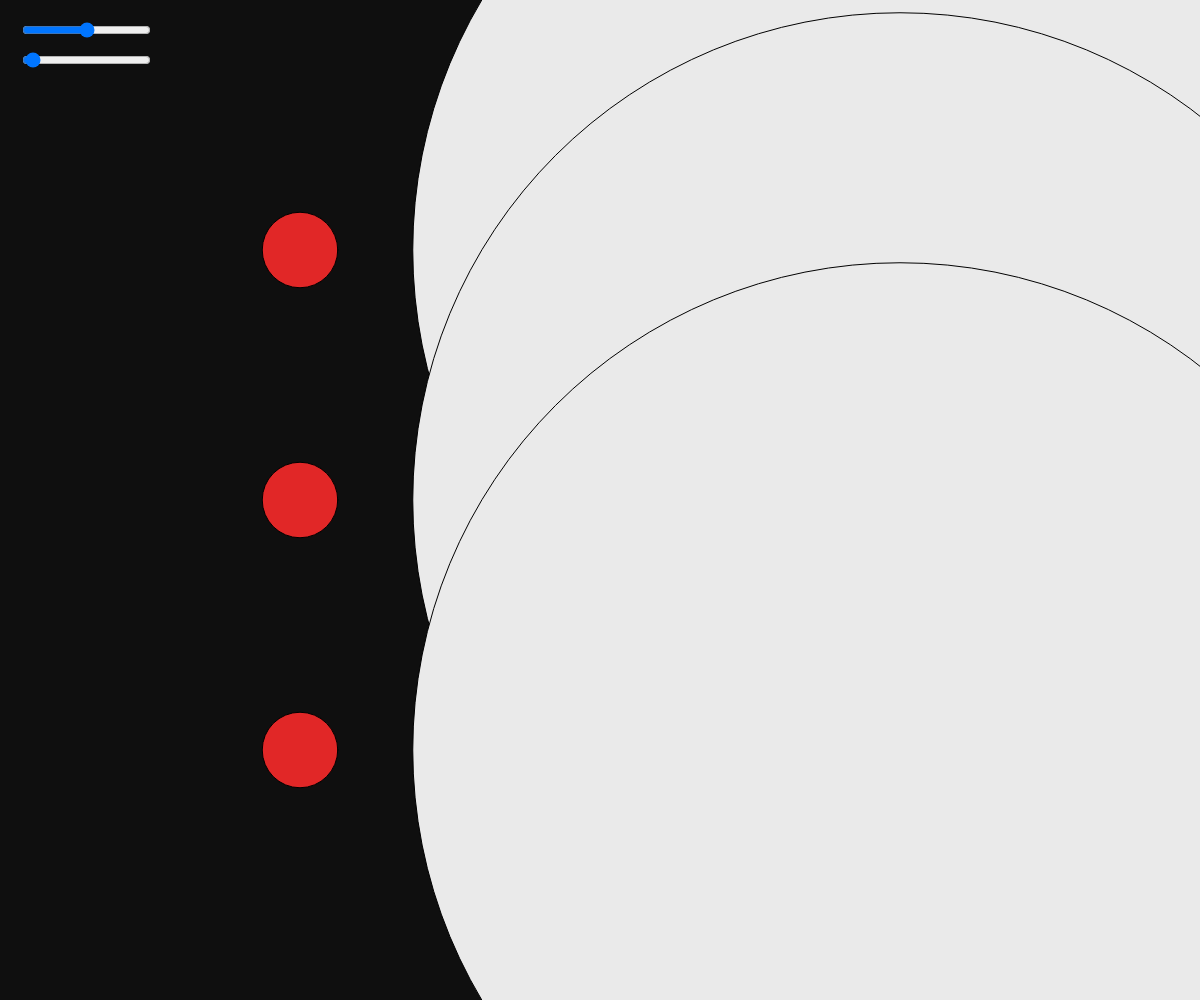
Frame 1 (no input)
Frame 60 (no input): identical to frame 1, image omitted
Frame 120 (the mouse pressed at the canvas centre since frame 60): identical to frame 1, image omitted

The p5.js sketch that drew this single still picture (run headless with seeded random() and noise() and a simulated clock; from frame 60 on, the mouse is pressed at the canvas centre):

// p5.js sketch
// ── sketch.js
let moveSlider;
let sizeSlider;

function setup() {
  createCanvas(windowWidth, windowHeight);
  
  // Slider 1 → controls left-right movement
  moveSlider = createSlider(-200, 200, 0);
  moveSlider.position(20, 20);

  // Slider 2 → controls circle size (opposite scaling)
  sizeSlider = createSlider(10, 1500, 50); // min, max, start
  sizeSlider.position(20, 50);
}

function draw() {
  background(15, 15, 15);

  // Read sliders
  let moveValue = moveSlider.value();
  let sizeValue = sizeSlider.value();

  // Base X positions for columns
  let baseLeftX  = width * 0.25;
  let baseMidX   = width * 0.50;
  let baseRightX = width * 0.75;

  // Move left/right columns in opposite directions
  let leftX  = baseLeftX + moveValue;
  let rightX = baseRightX - moveValue;

  // Opposite scaling
  let leftSize  = map(sizeValue, 10, 1500, 50, 1000);
  let rightSize = map(sizeValue, 10, 1500, 1000, 50);


  // Keep sizes safe
  let maxD = min(width, height) * 1.3;
  leftSize  = constrain(leftSize, 10, maxD);
  rightSize = constrain(rightSize, 10, maxD);

  // Vertical rows
  let gapY = height / 4;
  let yTop = height / 2 - gapY;
  let yMid = height / 2;
  let yBot = height / 2 + gapY;


  ellipseMode(CENTER);

 // --- LEFT COLUMN (RED) — uses leftSize (grows) ---
  fill(225, 39, 39);
  ellipse(leftX, yTop, leftSize, leftSize);
  ellipse(leftX, yMid, leftSize, leftSize);
  ellipse(leftX, yBot, leftSize, leftSize);

  // --- MIDDLE COLUMN (GREY) — neutral anchor (static or mild) ---
  fill(122, 112, 112);
  let midSize = min(width, height) * 0.22; // simple static anchor
  ellipse(width / 2, yTop, midSize, midSize);
  ellipse(width / 2, yMid, midSize, midSize);
  ellipse(width / 2, yBot, midSize, midSize);

  // --- RIGHT COLUMN (WHITE) — uses rightSize (shrinks) ---
  fill(234, 234, 234);
  ellipse(rightX, yTop, rightSize, rightSize);
  ellipse(rightX, yMid, rightSize, rightSize);
  ellipse(rightX, yBot, rightSize, rightSize);
}
